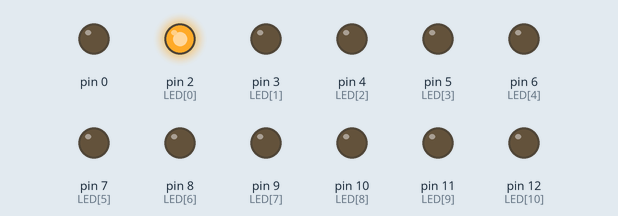
Simulated run of this sketch. Board: Arduino Uno, built with avr-gcc and run on an emulated ATmega328P. Parts: output pins drawn as LEDs (lit = HIGH).

Above: at 0.05 s.
At 0.45 s:
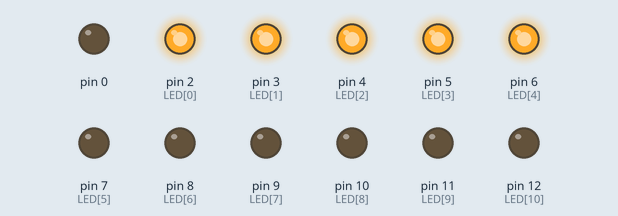
At 0.85 s:
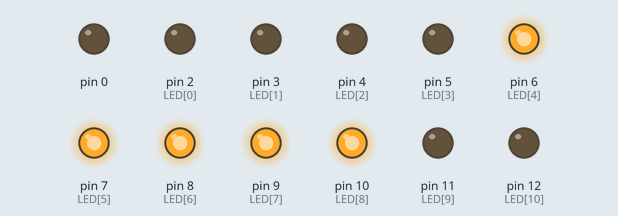
At 1.75 s:
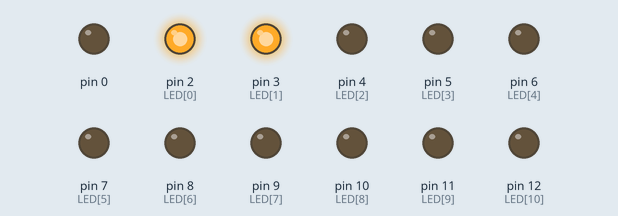
At 2.65 s:
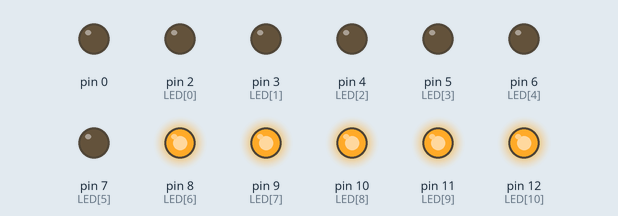
At 3.55 s:
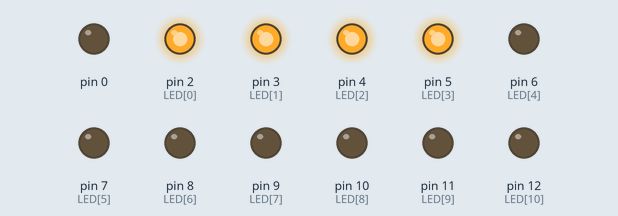
Timing chart, 0 to 3.9 s (numbered marks = the images above):
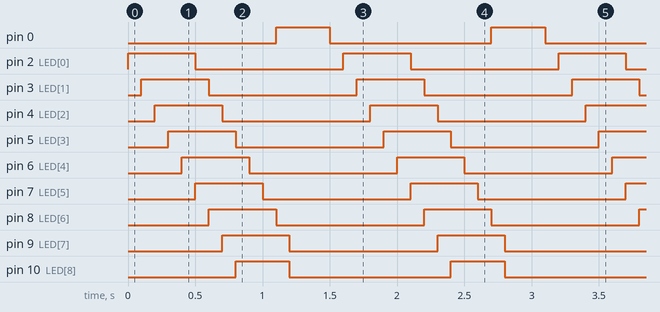

The sketch:

EstrellaFugaz.ino
```cpp
/* PRACTICAS ARDUINO PROYECTO                                       25/10/2018

NOMBRE : JAVIER
APELLIDOS : PRESMANES CARDAMA
NUMERO PRACTICA : 8
NOMBRE PRACTICA : ESTRELLA FUGAZ
CURSO : 2º CICLO SUPERIOR EN SISTEMAS DE TELECOMUNICACIONES E INFORMATICOS
CORREO : presmanes3@gmail.com

*/

#define TAIL_LENGTH 4
#define LINE_SIZE 12
#define TIMER 100

uint8_t LED[LINE_SIZE] = {2, 3, 4, 5, 6, 7, 8, 9, 10, 11, 12};

void setup() {
  for (uint8_t NUMBER = 0; NUMBER < 12;
       NUMBER++) {                // Para cada numero entre 0 y 5
    pinMode(LED[NUMBER], OUTPUT); // Declaramos el pin que ocupe ese numero en
                                  // el array como salidas
  }
}

void loop() {
  uint8_t TAIL_COUNTER = TAIL_LENGTH; // Declaramos una variable auxiliar
  /*Para cada led de 0 a (LINE_SIZE - 1)*/
  for (uint8_t NUMBER = 0; NUMBER < LINE_SIZE; NUMBER++) {
    digitalWrite(LED[NUMBER], 1); // Encendemos el led
    delay(TIMER);                 // Esperamos el tiempo que valga TIMER
    if (TAIL_COUNTER == 0) {      // Si el contador de la cola es 0
      /* Enpieza a apagar el ultimo led de la cola */
      digitalWrite(LED[NUMBER - TAIL_LENGTH], 0);
    } else {                  // Si no
      if (TAIL_COUNTER > 0) { // Si la cola es mayor que 0
        TAIL_COUNTER--;       // Restale uno
      }
    }
  }
  /*Para cada led de 0 a (LINE_SIZE - 1)*/
  for (uint8_t INDEX = LINE_SIZE - TAIL_LENGTH; INDEX < LINE_SIZE; INDEX++) {
    digitalWrite(LED[INDEX], 0); // Apaga el led
    delay(TIMER);                 // Esperamos el tiempo que valga TIMER
  }
}
```

Measured:
- by itself, pin 0, pin 10 (LED[8]), pin 11 (LED[9]), pin 12 (LED[10]): alternates HIGH for 0.40 s and LOW for 1.2 s
- by itself, pin 2 (LED[0]), pin 3 (LED[1]), pin 4 (LED[2]), pin 5 (LED[3]), pin 6 (LED[4]), pin 7 (LED[5]), pin 8 (LED[6]), pin 9 (LED[7]): alternates HIGH for 0.50 s and LOW for 1.1 s
- by itself, everything shown: repeats every 1.6 s, in 16 steps
